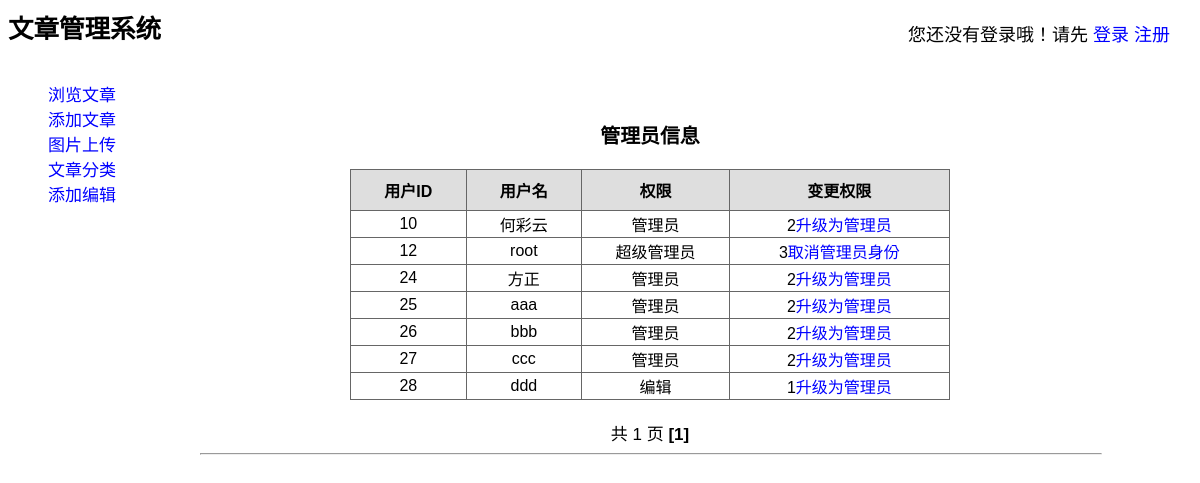
The app's page /addAdmin.php with its own data.
### tables this page shows
CREATE TABLE `user` (
  `user_id` int(11) NOT NULL,
  `user_name` varchar(100) NOT NULL,
  `password` varchar(100) NOT NULL,
  `phone` varchar(100) DEFAULT NULL,
  `address` varchar(255) DEFAULT NULL,
  `role_type` int(11) DEFAULT '0'
);

CREATE TABLE `roles` (
  `id` int(10) UNSIGNED NOT NULL,
  `role_type` int(10) NOT NULL,
  `role_name` varchar(30) NOT NULL
);

### model/base_model.class.php (called while the page is built, shortened)
<?php
class Base_Model
{
    private $host_name = HOST;
    private $user_name = USER;
    private $password = PASS;
    private $db_name = DB_NAME;
    public $conn;
    function __construct()
    {
        $config = mysqli_connect($this->host_name, $this->user_name, $this->password);
        $this->conn = $config;
        $res = mysqli_select_db($config, $this->db_name);
    }
    function fetch_all($sql)
    {
        $result = mysqli_query($this->conn, $sql);
        $data = array();
        if ($result && mysqli_num_rows($result) > 0) {
            while ($row = mysqli_fetch_assoc($result)) {
                $data[] = $row;
            }
        }
        return $data;
    }
}

### model/user_model.class.php (called while the page is built, shortened)
<?php
class User_Model extends Base_Model
{
    function get_all_user_info($type)
    {
        $sql = "SELECT * FROM user WHERE role_type<=$type";
        $user_info = parent::fetch_all($sql);
        return $user_info;
    }
    function get_limit_user_info($set1, $set2, $type)
    {
        $news_info = parent::fetch_all("select * from user where role_type<=$type limit $set1,$set2");
        return $news_info;
    }
    function get_role_name($role_type)
    {
        $role_type = mysqli_real_escape_string($this->conn, $role_type);
        $sql = "select role_name from roles where role_type=$role_type";
        $result = mysqli_query($this->conn, $sql);
        $role_name = mysqli_fetch_array($result);
        return $role_name['role_name'];
    }
}

### addAdmin.php (the view, shortened to what this page needs)
<html>
<head>
    <link href="./static/css/style.css" rel="stylesheet" type="text/css">
</head>
<body>
<div>
    <h2>文章管理系统</h2>
    <div class="login">
        <?php
        require './helpers/global_helper.php';
        require './model/base_model.class.php';
        require './model/user_model.class.php';
        check_login();
        ?>
    </div>
    <div class="menu">
        <?php
        echo "<ul><li><a href='index.php'>浏览文章</a></li>
                        <li><a href='addArticle.php'>添加文章</a></li>
                        <li><a href='uploadImage.php'>图片上传</a></li>
                        <li><a href='addTag.php'>文章分类</a></li>
                        <li><a href='addEditor.php'>添加编辑</a></li>
                        </ul>";
        ?>
    </div>
    <div class="content">
        <h3 align="center">管理员信息</h3>
        <?php
        $user_model = new User_Model();
        $user_list_info = $user_model->get_all_user_info(ROLE_TYPE_ADMIN);
        $page = isset($_GET['page']) ? intval($_GET['page']) : 1;
        $page_size = 10;
        $page_num = ceil(count($user_list_info) / $page_size);
        $offset = ($page - 1) * $page_size;
        $user_limit_info = $user_model->get_limit_user_info($offset, $page_size, ROLE_TYPE_ADMIN);
        ?>
        <table align="center" width="600">
            <tr>
                <th>用户ID</th>
                <th>用户名</th>
                <th>权限</th>
                <th>变更权限</th>
            </tr>
            <?php
            for ($i = 0; $i < count($user_limit_info); $i++) {
                $role_name = $user_model->get_role_name($user_limit_info[$i]['role_type']);
                echo "<tr>";
                echo "<td align='center'>{$user_limit_info[$i]['user_id']}</td>";
                echo "<td align='center'>{$user_limit_info[$i]['user_name']}</td>";
                echo "<td align='center'>$role_name</td>";
                echo "<td align='center'>";
                if ($user_limit_info[$i]['role_type'] <= ROLE_TYPE_EDITOR) {
                       echo $user_limit_info[$i]['role_type'];
                    echo "<a href='javascript:upChange({$user_limit_info[$i]['user_id']})'>升级为管理员</a>";
                } else if ($user_limit_info[$i]['role_type'] == ROLE_TYPE_ADMIN) {
                        echo $user_limit_info[$i]['role_type'];
                    echo "<a href='javascript:downChange({$user_limit_info[$i]['user_id']})'>取消管理员身份</a>";
                }
                echo "</td>";
                echo "</tr>";
            }
            ?>
        </table>
        <?php
        echo "<br/>";
        echo "<div align='center'>共 " . $page_num . " 页 ";
        for ($j = 1; $j <= $page_num; $j++) {
            $show = ($j != $page) ? "<a href='addAdmin.php?page=" . $j . "'>[$j]</a>" : "<b>[$j]</b>";
            echo $show . "   ";
        }
        ?>
        <br/>
        <hr width="100%"/>
    </div>
</body>
</html>

### helpers/global_helper.php (shortened to what this page needs)
<?php
function check_login()
{
    if (isset($_SESSION['user_name'])) {
        echo "欢迎 " . $_SESSION['role_name'] . "  " . $_SESSION['user_name'] . " 登录！";
        echo "<br/>";
        echo "<a href='../action.php?action=logout'>注销登录  </a>";
        echo "<a href='../register.php'>  注册</a>";
    } else {
        echo "您还没有登录哦！请先 ";
        echo "<a href='../login.php'>登录 </a>";
        echo "<a href='../register.php'>注册</a>";
    }
}

### static/css/style.css (style rules this page uses)
a:link { color:blue; text-decoration:none }
.login { font-size: 18px; position: absolute; right: 30px; top: 20px; }
.menu { float: left; width: 150px; height: 500px; }
.content { position: absolute; left: 200px; top: 100px; right: 40px; height: 600px; width: 900px }
body { font-family: Arial, Helvetica, sans-serif; font-size: 17px; }
table { border-collapse:collapse; *border-collapse: collapse; border-spacing: 0; }
table td { border: 1px solid #666666; background-color: #ffffff; }
table th { padding: 8px; border: 1px solid #666666; background-color: #dedede; }
ul { list-style: none;color: #003F76;line-height: 25px; }

### records on screen
user: user_id "10", user_name "何彩云", role_type.role_name "管理员", role_type "2"
user: user_id "12", user_name "root", role_type.role_name "超级管理员", role_type "3"
user: user_id "24", user_name "方正", role_type.role_name "管理员", role_type "2"
user: user_id "25", user_name "aaa", role_type.role_name "管理员", role_type "2"
user: user_id "26", user_name "bbb", role_type.role_name "管理员", role_type "2"
user: user_id "27", user_name "ccc", role_type.role_name "管理员", role_type "2"
user: user_id "28", user_name "ddd", role_type.role_name "编辑", role_type "1"

### other values on screen
$page_num "1"
